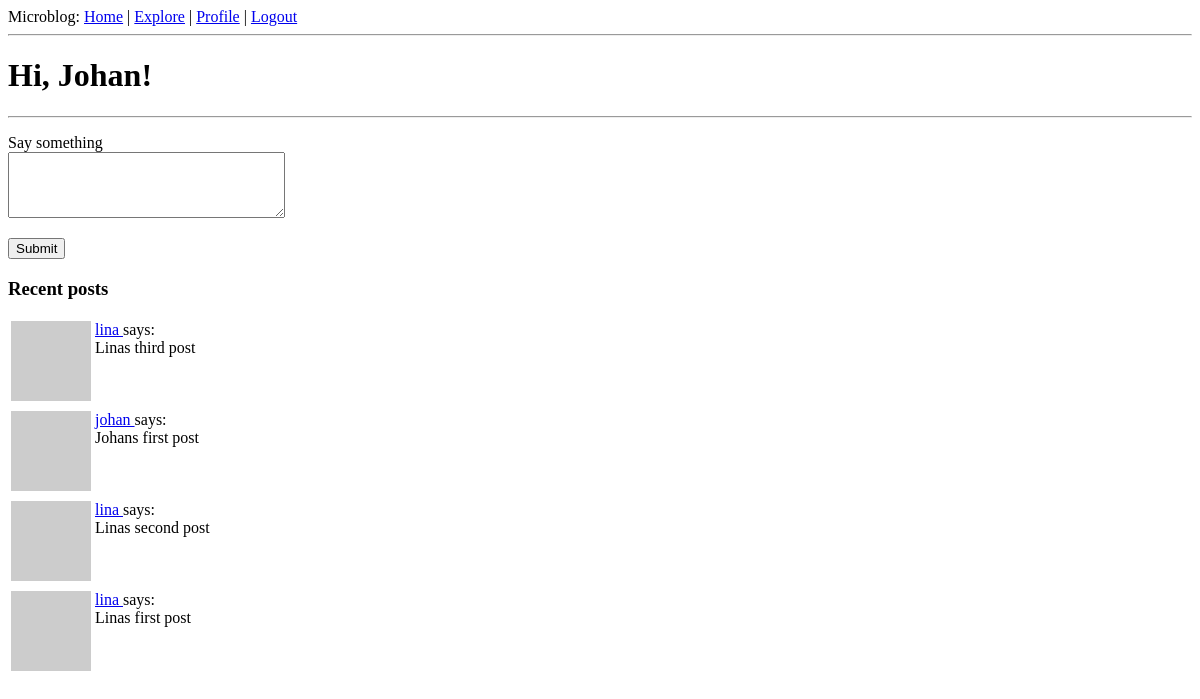
/index (signed in), run on an earlier commit of the app's database.
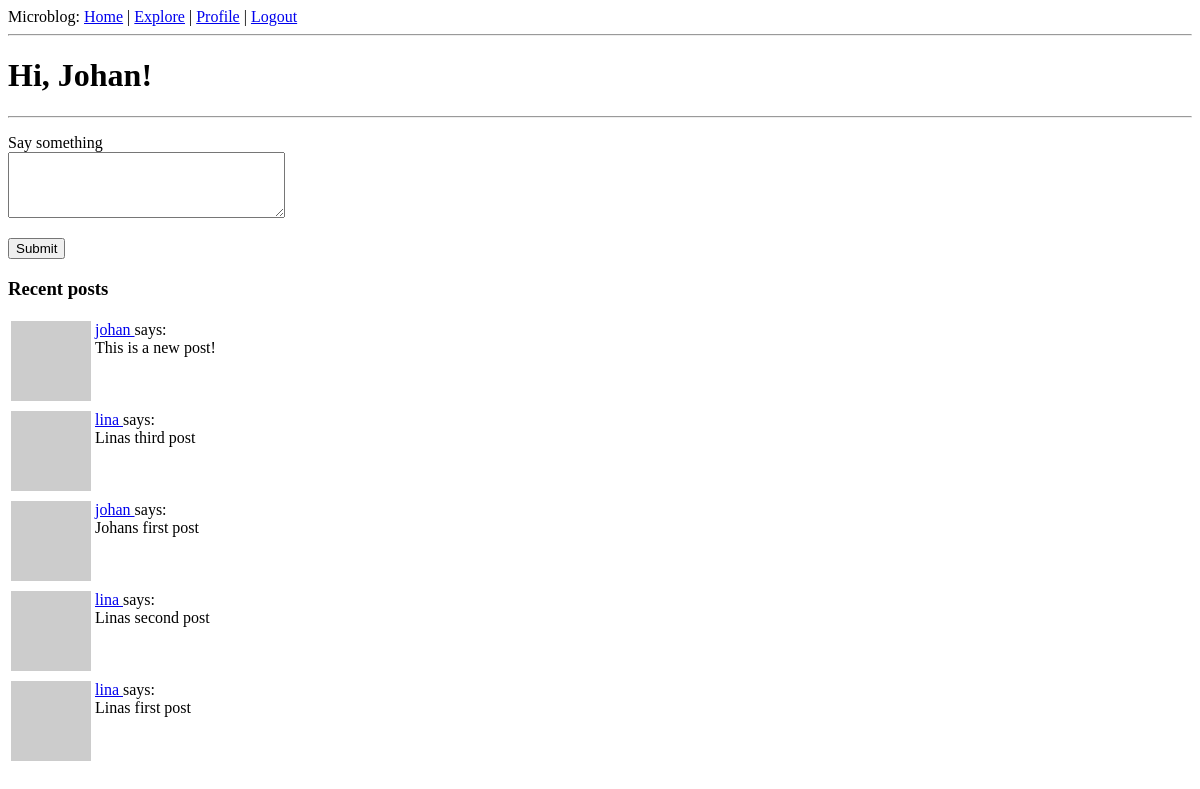
And on a later commit of the database.
### app/models.py (models this page shows, shortened)
class User(UserMixin, db.Model):
    id = db.Column(db.Integer, primary_key=True)
    username = db.Column(db.String(64), index=True, unique=True)
    email = db.Column(db.String(120), index=True, unique=True)
    password_hash = db.Column(db.String(128))
    about_me = db.Column(db.String(140))
    last_seen = db.Column(db.DateTime, default=datetime.utcnow)
    posts = db.relationship('Post', backref='author', lazy='dynamic')
    followed = db.relationship(
        'User', secondary=followers,
        primaryjoin=(followers.c.follower_id == id),
        secondaryjoin=(followers.c.followed_id == id),
        backref=db.backref('followers', lazy='dynamic'), lazy='dynamic')
    def avatar(self, size):
        digest = md5(self.email.lower().encode('utf-8')).hexdigest()
        return 'https://www.gravatar.com/avatar/{}?d=identicon&s={}'.format(
            digest, size)
    def followed_posts(self):
        followed = Post.query.join(
            followers, (followers.c.followed_id == Post.user_id)).filter(
                followers.c.follower_id == self.id)
        own = Post.query.filter_by(user_id=self.id)
        return followed.union(own).order_by(Post.timestamp.desc())

class Post(db.Model):
    id = db.Column(db.Integer, primary_key=True)
    body = db.Column(db.String(140))
    timestamp = db.Column(db.DateTime, index=True, default=datetime.utcnow)
    user_id = db.Column(db.Integer, db.ForeignKey('user.id'))

### app/routes.py (the view)
@app.route('/', methods=['GET', 'POST'])
@app.route('/index', methods=['GET', 'POST'])
def index():
    if current_user.is_authenticated:
        posts = current_user.followed_posts().all();
        form = PostForm()
        if form.validate_on_submit():
            post = Post(body=form.post.data, author=current_user)
            db.session.add(post)
            db.session.commit()
            flash('Your post is now live!')
            return redirect(url_for('index'))
        return render_template('index.html', title='Home', posts=posts, form=form)
    else:
        return render_template('index.html', title='Home')

### app/forms.py
class PostForm(FlaskForm):
    post = TextAreaField('Say something', validators=[
        DataRequired(), Length(min=1, max=140)])
    submit = SubmitField('Submit')

### app/models.py (called while the page is built)
@login.user_loader
def load_user(id):
    return User.query.get(int(id))

### app/routes.py (called while the page is built)
@app.before_request
def before_request():
    if current_user.is_authenticated:
        current_user.last_seen = datetime.utcnow()
        db.session.commit()

### app/templates/index.html (shortened to what this page needs)
{% extends "base.html" %}
{% block content %}
{% if current_user.username %}
    <h1>Hi, {{ current_user.username.capitalize() }}!</h1>
    <hr />
    {% if form %}
    <form action="" method="post">
        <p>
            {{ form.post.label }}<br>
            {{ form.post(cols=32, rows=4) }}<br>
        </p>
        <p>{{ form.submit() }}</p>
    </form>
    {% endif %}
    <h3>Recent posts</h3>
    {% for post in posts %}
    {% include '_post.html' %}
{% endfor %}
{% else %}
    <h1>Hi, unknown user!</h1>
    <h3>Log in to see posts..</h3>
{% endif %}
{% endblock %}

### app/templates/base.html (shortened to what this page needs)
<!doctype html>
<html>
    <head>
    </head>
    <body>
        <div>
            Microblog:
            <a href="{{ url_for('index') }}">Home</a> |
            {% if current_user.is_anonymous %}
            <a href="{{ url_for('login') }}">Login</a>
            {% else %}
            <a href="{{ url_for('explore') }}">Explore</a> |
            <a href="{{ url_for('user', username=current_user.username) }}">Profile</a>  |
            <a href="{{ url_for('logout') }}">Logout</a>
            {% endif %}
        </div>
        <hr>
        {% block content %}{% endblock %}
    </body>
</html>

### app/templates/_post.html
<table>
    <tr valign="top">
        <td><img src="{{ post.author.avatar(36) }}"></td>
        <td>
            <a href="{{ url_for('user', username=post.author.username) }}">
                {{ post.author.username }}
            </a>
            says:<br>{{ post.body }}</td>
    </tr>
</table>

What changed in the data, as far as the page shows it:
added Post: author.username "johan", body "This is a new post!"
